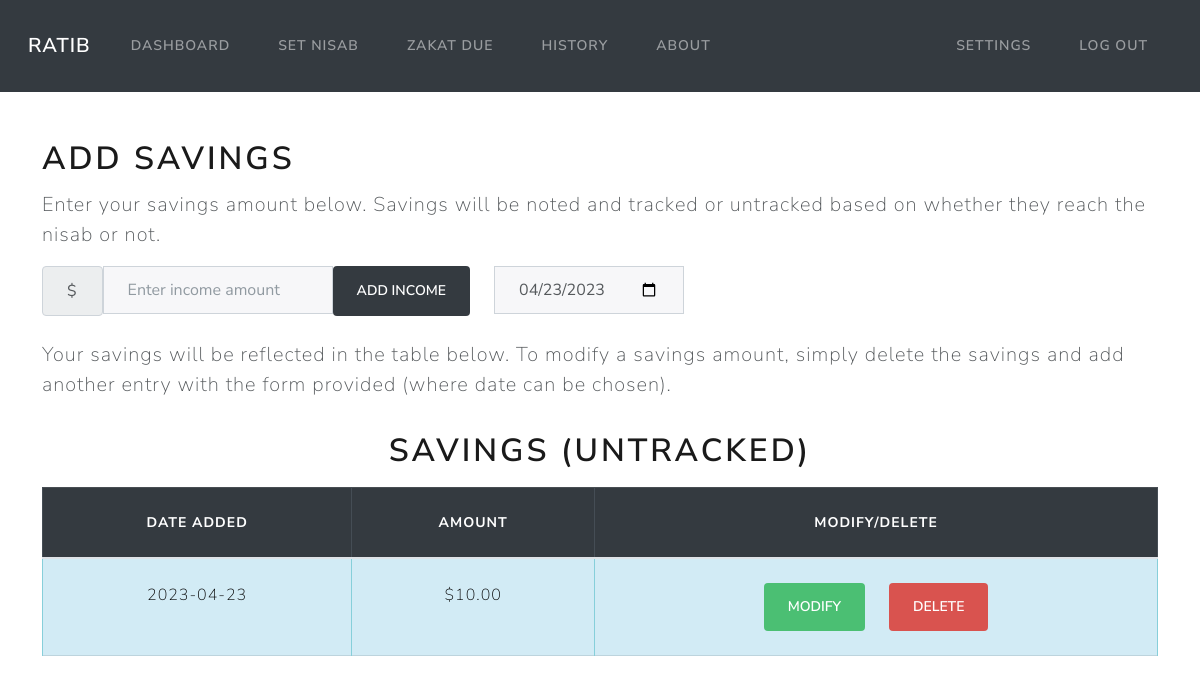
The page /dashboard (signed in) on the database as committed earlier.
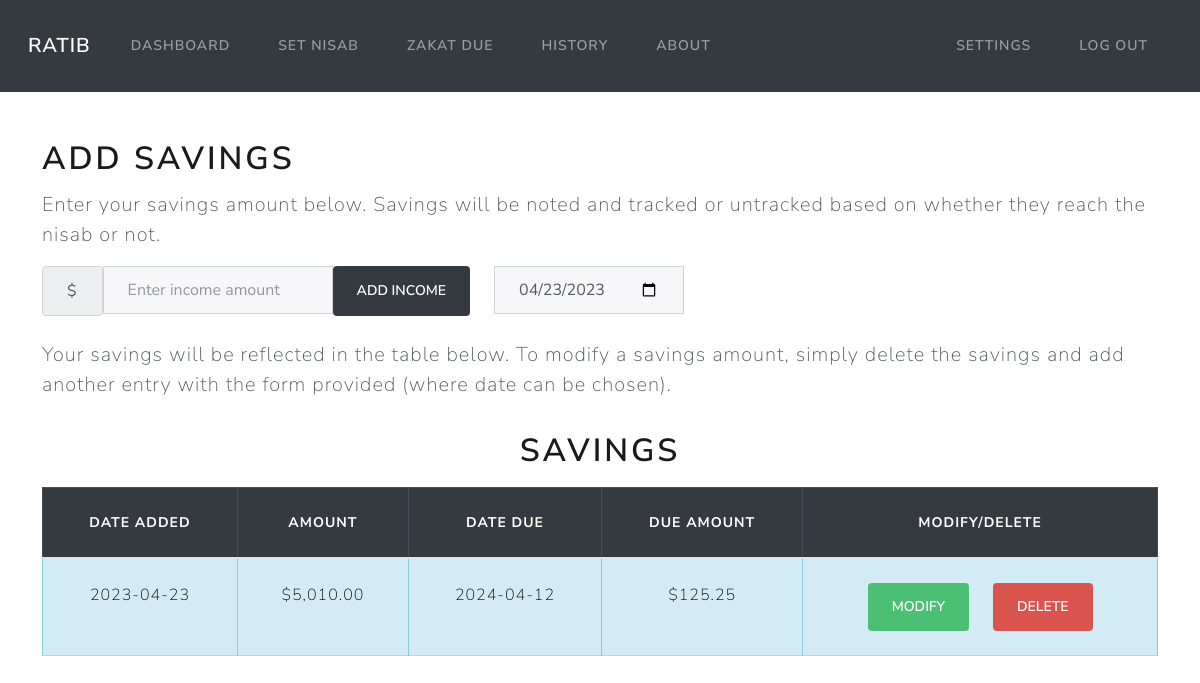
The same page on the database as committed later.
### models.py (models this page shows)
class Untracked_Income(Base):
    __tablename__ = 'untracked_income'
    id = Column(Integer, primary_key=True)
    amount = Column(Numeric(10,2))
    date = Column(DateTime, default=func.now())
    user_id = Column(Integer, ForeignKey('users.id'))
    user = relationship("User", back_populates="untracked_income")

class Income(Base):
    __tablename__ = 'income'
    id = Column(Integer, primary_key=True)
    amount = Column(Numeric(10,2))
    date = Column(DateTime, default=func.now())
    due_date = Column(DateTime, default=calculate_due_date())
    due_amount = Column(Numeric(10,2))
    user_id = Column(Integer, ForeignKey('users.id'))
    user = relationship("User", back_populates="income")
    paid = Column(Boolean, default=False)

### app.py (the view)
@app.route('/dashboard')
@login_required
def dashboard():
    userid = flasksession.get("user_id")
    incomes = session.query(Income).filter_by(user_id=userid, paid=False)
    if incomes.count() != 0:
        return render_template('dashboard.html', incomes=incomes, datetime=datetime)
    untracked_incomes = session.query(Untracked_Income).filter_by(user_id=userid)
    if untracked_incomes.count() != 0:
        return render_template('dashboard.html', untracked_incomes=untracked_incomes, datetime=datetime)
    return render_template('dashboard.html', datetime=datetime)

### app.py (called while the page is built)
@app.teardown_appcontext
def shutdown_session(exception=None):
    session.remove()

### utils.py (called while the page is built)
def login_required(f):
    @wraps(f)
    def decorated_function(*args, **kwargs):
        if session.get("user_id") is None:
            return redirect("/login")
        return f(*args, **kwargs)
    return decorated_function

def usd(value):
    return f"${value:,.2f}"

### templates/dashboard.html (shortened to what this page needs)
{% extends 'layout.html' %}
{% block content %}
<h1 class="mb-2"> Add Savings </h1>
<p class="fs-4 mt-1 mb-3">
    Enter your savings amount below. Savings will be noted and tracked or untracked based on whether they reach the nisab or not.
</p>
<form class="mb-2" action="/addmoney" method="post">
    <div class="row">
        <div class="form-group col-auto">
            <div class="input-group">
                <span class="input-group-text">$</span>
                <input autocomplete="off" class="form-control mx-auto" type="number" step="0.01" name="income" id="money" placeholder="Enter income amount">
                <button class="btn btn-dark" type="submit">Add income</button>
            </div>
        </div>
        <div class="form-group col-auto">
            <div class="input-group datepicker">
                {% set current_date = datetime.strftime(datetime.now(), '%Y-%m-%d') %}
                <input type="date" class="form-control" id="datepicker" name="date" value="{{ current_date }}" required>
            </div>
        </div>
    </div>
</form>
<p class="fs-4 mb-3">
    Your savings will be reflected in the table below. To modify a savings amount, simply delete the
    savings and add another entry with the form provided (where date can be chosen).
</p>
{% if incomes %}
<div class="table-responsive">
    <table class="table table-bordered mt-3" id="income-table">
        <h1 class="mt-3 text-center"> Savings </h1>
        <thead class="table-dark text-center">
                <th>Date added</th>
                <th>Amount</th>
                <th id="due-date-header">Date Due</th>
                <th id="due-amount-header">Due Amount</th>
                <th>Modify/Delete</th>
            </thead>
            <tbody class="table-info text-center">
                {% for income in incomes | sort(attribute='date') %}
                <tr>
                    <td>{{ income.date.date() }}</td>
                    <td>{{ income.amount | usd}}</td>
                    <td>{{ income.due_date.date() }}</td>
                    <td>{{ income.due_amount | usd}}</td>
                    <td class="text-center">
                        <div class="row justify-content-center">
                            <div class="col-auto">
                                <form id="modify-form">
                                    <button type="submit" class="btn btn-success" id="modify-button" name="action" value="tracked">Modify</button>
                                </form>
                            </div>
                            <div class="col-auto">
                                <form action="/delete_entry", method="post">
                                    <button type="submit" class="btn btn-danger" name="action" value="tracked">Delete</button>
                                </form>
                            </div>
                        </div>
                    </td>
                </tr>
                {% endfor %}
            </tbody>
    </table>
</div>
{% elif untracked_incomes %}
<div class="table-responsive">
    <table class="table table-bordered mt-3" id="untracked-table">
        <h1 class="mt-3 text-center"> Savings (Untracked) </h1>
        <thead class="table-dark text-center">
                <th>Date added</th>
                <th>Amount</th>
                <th>Modify/Delete</th>
            </thead>
            <tbody class="table-info text-center">
                {% for income in untracked_incomes | sort(attribute='date') %}
                <tr>
                    <td>{{ income.date.date() }}</td>
                    <td>{{ income.amount | usd}}</td>
                    <td class="text-center">
                        <div class="row justify-content-center">
                            <div class="col-auto">
                                <form id="modify-form">
                                    <button type="submit" class="btn btn-success" id="modify-button" name="action" value="untracked">Modify</button>
                                </form>
                            </div>
                            <div class="col-auto">
                                <form action="/delete_entry", method="post">
                                    <button type="submit" class="btn btn-danger" name="action" value="untracked">Delete</button>
                                </form>
                            </div>
                        </div>
                    </td>
                </tr>
                {% endfor %}
            </tbody>
    </table>
</div>
{% endif %}
{% endblock %}

### templates/layout.html (shortened to what this page needs)
<!doctype html>
<html lang="en">
<head>
  {% block head %}
  <link rel="stylesheet" href="https://cdn.jsdelivr.net/npm/bootstrap@4.3.1/dist/css/bootstrap.min.css"
>
  <link rel="stylesheet" href="/static/lux.css">
  <link rel="stylesheet" href="/static/styles.css">
  {% endblock %}
</head>
<body>
  <nav class="navbar navbar-expand-md navbar-dark bg-dark mx-auto">
    <div class="container-fluid">
      <a class="navbar-brand ml-3" href="/">Ratib</a>
      <div class="collapse navbar-collapse" id="navbarNav">
        {% if session["user_id"] %}
        <ul class="navbar-nav me-auto">
        <li class="nav-item">
          <a class="nav-link" href="/dashboard">Dashboard</a>
        </li>
        <li class="nav-item">
          <a class="nav-link" href="/nisab">Set Nisab</a>
        </li>
          <li class="nav-item">
            <a class="nav-link" href="/due">Zakat Due</a>
          </li>
          <li class="nav-item">
            <a class="nav-link" href="/history">History</a>
          </li>
          <li class="nav-item">
            <a class="nav-link" href="/guide">About</a>
          </li>
        </ul>
        <ul class="navbar-nav ms-auto">
          <li class="nav-item">
            <a class="nav-link" href="/settings">Settings</a>
          </li>
          <li class="nav-item">
            <a class="nav-link" href="/logout">Log Out</a>
          </li>
        </ul>
        {% endif %}
      </div>
    </div>
  </nav>
  <div id="content">
    <main class="container py-5 text-center">
      <div class="row text-left">
        {% block content %}{% endblock %}
      </div>
    </main>
  </div>
</body>
</html>

Rows that differ between the two databases and show on the page:
removed Untracked_Income: date "2023-04-23", amount "$10.00"
added Income: date "2023-04-23", amount "$5,010.00", due_date "2024-04-12", due_amount "$125.25"
Other text that changed with them:
text no longer shown: "SAVINGS (UNTRACKED)"
text now shown: "SAVINGS DATE DUE DUE AMOUNT"
